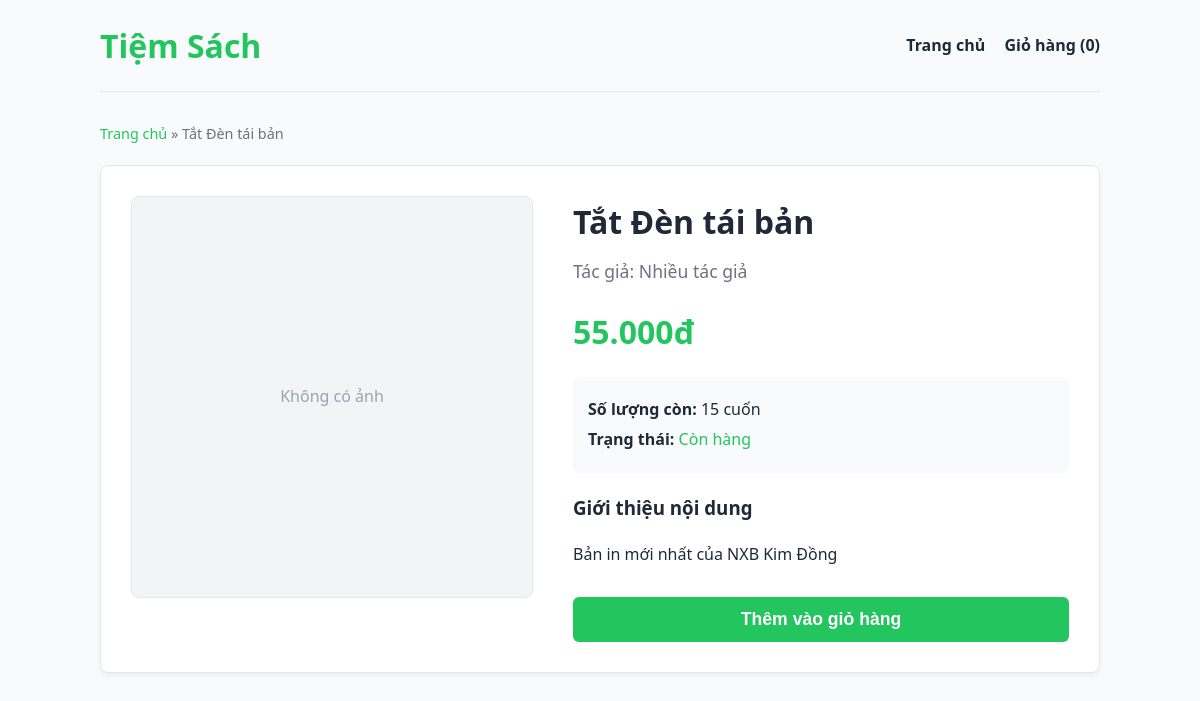
Page /index.php?act=chitiet&id=10 on the committed database.
### tables this page shows
CREATE TABLE IF NOT EXISTS `CH` (
    `id` INT AUTO_INCREMENT PRIMARY KEY,
    `tenSP` VARCHAR(255) NOT NULL,
    `gia` DECIMAL(10, 2) NOT NULL,
    `sl` INT DEFAULT 10,
    `mo_ta` TEXT
);

### controllers/ProductController.php (called while the page is built, shortened)
<?php
require_once './models/sanpham.php';
class ProductController {
    public function detail() {
        $id = isset($_GET['id']) ? (int)$_GET['id'] : 0;
        $model = new Sanpham();
        $sp = $model->getById($id);
        $cartCount = 0;
        require './views/chitiet.php';
    }
}
?>

### models/database.php (called while the page is built, shortened)
<?php
class Database {
    private $host = 'localhost';
    private $user = 'root';
    private $pass = '';
    private $dbname = 'quanly_sach';
    public function __construct() {
        try {
            $this->conn = new PDO("mysql:host={$this->host};dbname={$this->dbname}", $this->user, $this->pass);
        } catch(PDOException $e) {
            die("Kết nối thất bại: " . $e->getMessage());
        }
    }
}
?>

### models/sanpham.php (called while the page is built, shortened)
<?php
require_once 'database.php';
class Sanpham {
    private $db;
    public function __construct() {
        $this->db = new Database();
    }
    public function getById($id) {
        $sql = "SELECT * FROM CH WHERE id = :id";
        $stmt = $this->db->conn->prepare($sql);
        $stmt->bindValue(':id', $id, PDO::PARAM_INT);
        try {
            $stmt->execute();
            return $stmt->fetch(PDO::FETCH_ASSOC);
        } catch (Exception $e) {
            return false;
        }
    }
}
?>

### views/chitiet.php (the view, shortened to what this page needs)
<!DOCTYPE html>
<html lang="vi">
<head>
</head>
<body>
<div class="container">
    <header>
        <a href="index.php" style="text-decoration: none;"><h1>Tiệm Sách</h1></a>
        <div class="header-links">
            <a href="index.php">Trang chủ</a>
            <a href="#">Giỏ hàng (<?= isset($cartCount) ? $cartCount : 0 ?>)</a>
        </div>
    </header>
    <?php if (isset($sp) && !empty($sp)): ?>
        <div class="breadcrumb">
            <a href="index.php">Trang chủ</a> &raquo; <?= htmlspecialchars($sp['tenSP'] ?? '') ?>
        </div>
        <div class="product-detail">
            <?php if(isset($sp['img']) && !empty($sp['img'])): ?>
                <img src="<?= htmlspecialchars($sp['img']) ?>" alt="<?= htmlspecialchars($sp['tenSP'] ?? '') ?>" class="product-image">
            <?php else: ?>
                <div class="product-image" style="display:flex;align-items:center;justify-content:center;background:#f3f4f6;height:400px;color:#9ca3af;">Không có ảnh</div>
            <?php endif; ?>
            <div class="product-info">
                <h1 class="product-title"><?= htmlspecialchars($sp['tenSP'] ?? 'Chưa rõ tên sản phẩm') ?></h1>
                <div class="product-author">Tác giả: <?= htmlspecialchars($sp['tacgia'] ?? 'Nhiều tác giả') ?></div>
                <div class="product-price"><?= number_format($sp['gia'] ?? 0, 0, ',', '.') ?>đ</div>
                <div class="product-meta">
                    <p><strong>Số lượng còn:</strong> <?= htmlspecialchars($sp['sl'] ?? 0) ?> cuốn</p>
                    <p><strong>Trạng thái:</strong> <?= ($sp['sl'] ?? 0) > 0 ? '<span style="color:var(--primary);">Còn hàng</span>' : '<span style="color:red;">Hết hàng</span>' ?></p>
                </div>
                <div class="product-desc">
                    <h3>Giới thiệu nội dung</h3>
                    <p><?= nl2br(htmlspecialchars($sp['mo_ta'] ?? 'Chưa có thông tin mô tả chi tiết cho sản phẩm này.')) ?></p>
                </div>
                <form action="index.php?act=add_cart" method="POST">
                    <button type="submit">Thêm vào giỏ hàng</button>
                </form>
            </div>
        </div>
    <?php endif; ?>
</div>
</body>
</html>

### views/chitiet.php (style rules this page uses)
:root { --primary: #22c55e; --primary-hover: #16a34a; --bg: #f9fafb; --text: #1f2937; --text-light: #6b7280; --card-bg: #ffffff; --border: #e5e7eb; }
body { font-family: system-ui, -apple-system, sans-serif; background-color: var(--bg); color: var(--text); margin: 0; padding: 0; line-height: 1.6; }
.container { max-width: 1000px; margin: 0 auto; padding: 20px; }
header { display: flex; justify-content: space-between; align-items: center; padding-bottom: 20px; border-bottom: 1px solid var(--border); margin-bottom: 30px; }
header h1 { margin: 0; color: var(--primary); }
.header-links a { text-decoration: none; color: var(--text); font-weight: bold; margin-left: 15px; }
.breadcrumb { margin-bottom: 20px; font-size: 0.9rem; color: var(--text-light); }
.breadcrumb a { color: var(--primary); text-decoration: none; }
.product-detail { display: flex; gap: 40px; background: var(--card-bg); padding: 30px; border-radius: 8px; border: 1px solid var(--border); box-shadow: 0 4px 6px -1px rgba(0,0,0,0.05); }
.product-image { flex: 1; max-width: 400px; border-radius: 8px; object-fit: cover; border: 1px solid var(--border); }
.product-info { flex: 1; }
.product-title { font-size: 2rem; margin: 0 0 10px 0; }
.product-author { font-size: 1.1rem; color: var(--text-light); margin-bottom: 20px; }
.product-price { font-size: 2rem; font-weight: bold; color: var(--primary); margin-bottom: 20px; }
.product-meta { margin-bottom: 20px; padding: 15px; background: var(--bg); border-radius: 6px; }
.product-meta p { margin: 5px 0; }
.product-desc { margin-bottom: 30px; }
.product-desc h3 { margin-top: 0; }
button { padding: 12px 24px; background-color: var(--primary); color: white; border: none; border-radius: 6px; cursor: pointer; font-size: 1.1rem; font-weight: bold; transition: background 0.2s; width: 100%; }

### rows in the picture
ch: tenSP "Tắt Đèn tái bản", gia "55.000", sl "15", mo_ta "Bản in mới nhất của NXB Kim Đồng"

### other values in the picture
$cartCount "0"
$sp['tacgia'] "Nhiều tác giả"
